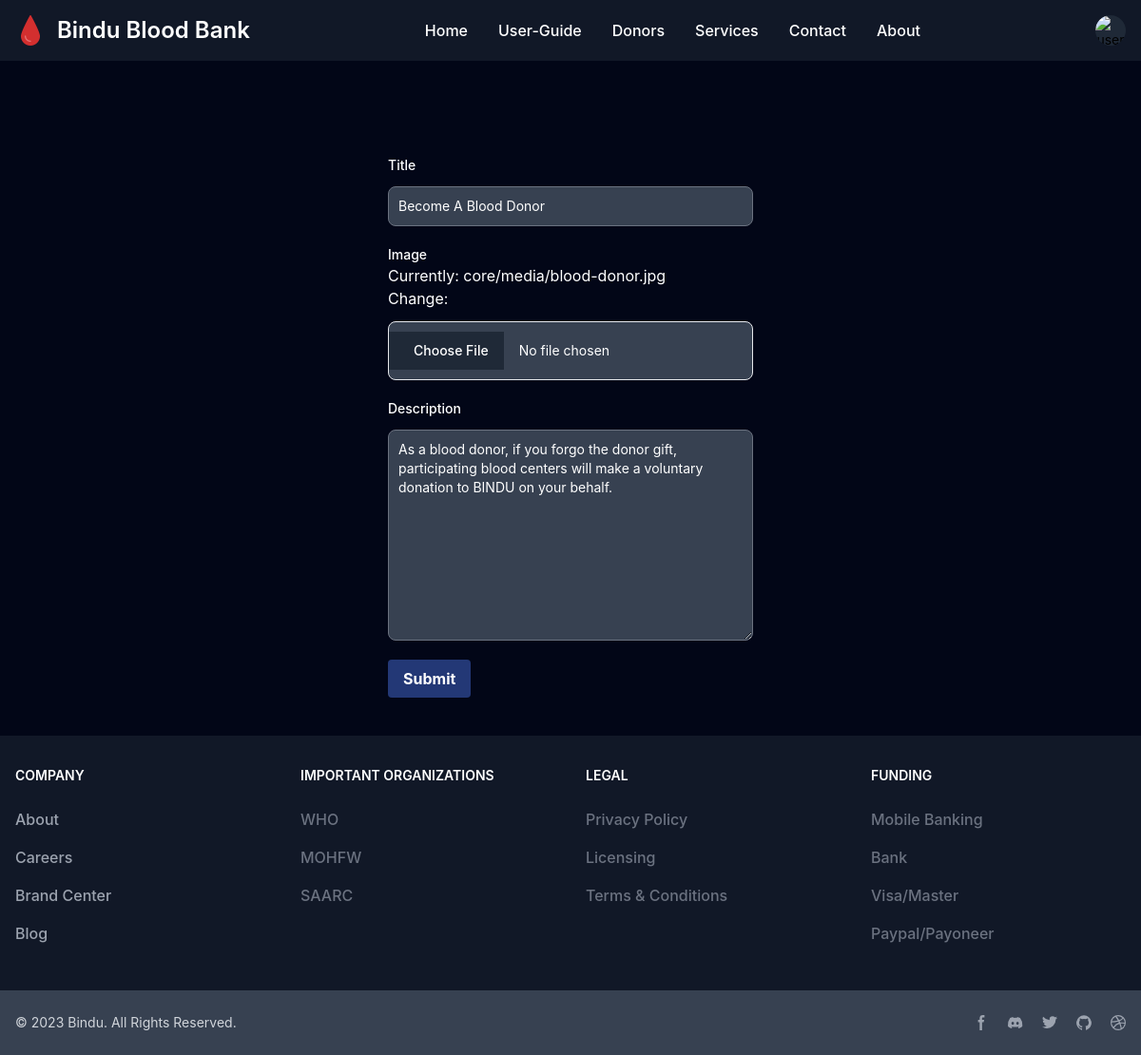
The page /services/edit_service/become-a-blood-donor/ (signed in) on the database its author committed.
### core/models.py (models this page shows, shortened)
class BaseModel(models.Model):
    created_at = models.DateTimeField(auto_now_add = True)
    updated_at = models.DateTimeField(auto_now = True)
    class Meta:
        abstract = True

class Service(BaseModel):
    title = models.CharField(max_length=300)
    slug = models.SlugField(max_length=350, unique=True, null=True, blank=True)
    description = models.TextField()
    image = models.ImageField(upload_to='core/media/')

### core/views.py (the view, shortened to what this page needs)
# urls.py: path('services/edit_service/<slug>/', EditServicesView.as_view(), name='edit_service'),
class EditServicesView(UpdateView):
    template_name = "services.html"
    model = Service
    form_class = ServiceForm
    success_url = reverse_lazy('homepage')
    def get_object(self):
        return Service.objects.get(slug = self.kwargs['slug'])

### core/forms.py
class ServiceForm(forms.ModelForm):
    class Meta:
        model = Service
        fields = ['title', 'image', 'description']
    def __init__(self, *args, **kwargs):
        super().__init__(*args, **kwargs)
        for field in self.fields:
            self.fields[field].widget.attrs.update({
                'class': (
                    'my-3 block p-2.5 w-full text-sm rounded-lg border bg-gray-700 placeholder-gray-400 text-white focus:ring-blue-500 focus:border-blue-500'
                )
            })

### core/templates/services.html (shortened to what this page needs)
{% extends "base.html" %}
{% load static tailwind_tags %}
{% load static %}
{% block content %}
<form method="post" class="max-w-sm mx-auto text-white" enctype="multipart/form-data">
    {% for field in form.visible_fields %}
    <div class="my-5">
    <label for="{{field.id_for_label}}" class="block text-sm font-medium text-white">{{field.label}}</label>
    {{field}}
    </div>
    {% endfor %}
    <button class="bg-blue-900 hover:bg-blue-700 text-white font-bold py-2 px-4 rounded focus:outline-none focus:shadow-outline" type="submit">
        Submit
    </button>
</form>
{% endblock content %}

### rows shown on the page
Service: visible_fields "Become A Blood Donor" "As a blood donor, if you forgo the donor gift, participating blood centers will make a voluntary donation to BINDU on your behalf."

### other values the page prints
{{ field.label }} "Title" "Image" "Description"
